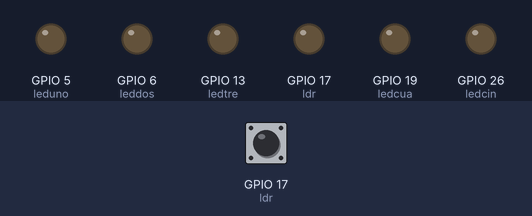
The program below on a simulated Raspberry Pi (BCM pin numbers). Shown: output pins drawn as LEDs (lit = HIGH). Dashed ring = blinking. The test bench sets the inputs (shaded band); at power-on: GPIO 17 (ldr) HIGH. The interpreter's speed is modelled, so counts of loop turns are approximate.

Above: at 0.05 s.
At 1.2 s:
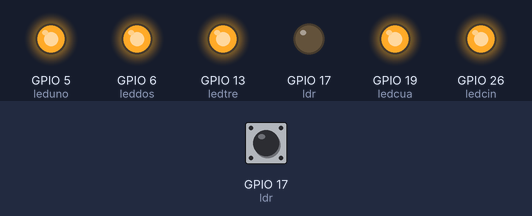
1.3 s: GPIO 17 (ldr) pulsed LOW 2 times (0.12 s each, 0.3 s apart)
At 1.62 s:
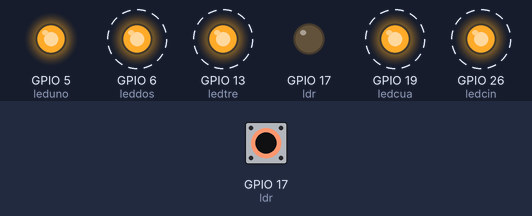
Timing chart, 0 to 4.3 s (numbered marks = the images above; inputs shaded):
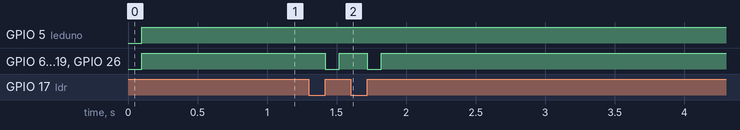

The program:

ilum_led.py
```python
import board
import digitalio as dio
import time

ldr = dio.DigitalInOut(board.D17)
leduno = dio.DigitalInOut(board.D5)
leddos = dio.DigitalInOut(board.D6)
ledtre = dio.DigitalInOut(board.D13)
ledcua = dio.DigitalInOut(board.D19)
ledcin = dio.DigitalInOut(board.D26)

def sensor_ldr (ldr):
	count = 0

	ldr.direction = dio.Direction.OUTPUT
	ldr.value = False
	time.sleep(0.1)
	ldr.direction = dio.Direction.INPUT

	while (ldr.value == False):
		count += 1

	return count

def enc_leds():

	signal = sensor_ldr(ldr)

	leduno.direction = dio.Direction.OUTPUT
	leddos.direction = dio.Direction.OUTPUT
	ledtre.direction = dio.Direction.OUTPUT
	ledcua.direction = dio.Direction.OUTPUT
	ledcin.direction = dio.Direction.OUTPUT

	leduno.value = False
	leddos.value = False
	ledtre.value = False
	ledcua.value = False
	ledcin.value = False

	if signal > 500:
		leduno.value = True
	elif signal <= 500 and signal > 400:
		leduno.value = True
		leddos.value = True
	elif signal <= 400 and signal > 300:
		leduno.value = True
		leddos.value = True
		ledtre.value = True
	elif signal <= 300 and signal > 200:
		leduno.value = True
		leddos.value = True
		ledtre.value = True
		ledcua.value = True
	elif signal < 200:
		leduno.value = True
		leddos.value = True
		ledtre.value = True
		ledcua.value = True
		ledcin.value = True


try:
	while True:
		enc_leds()
except KeyboardInterrupt:
	pass
```

Measured:
- after the input at 1.3 s, GPIO 6 (leddos), GPIO 13 (ledtre), GPIO 19 (ledcua), GPIO 26 (ledcin): alternates HIGH for 0.20 s and LOW for 0.10 s, 4 changes in all, then stays HIGH, starting after 0.12 s
